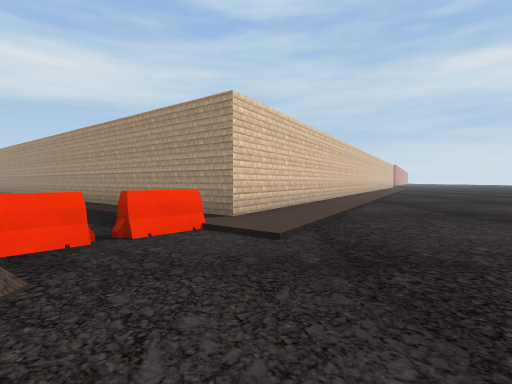
[1] (above)

23 first-person views from a walk through a 3-D level made in the Unity game engine. The camera is 1.2 m above the floor, tilts 2° down and sees 80° across. The floor is counted in squares, 2 m on a side. Each view is taken from the middle of a square. On the plan, view 1 faces up. The plan holds only what a view shows up to about 9 squares ahead; the rest is blank. The place goes on beyond the plan.

[2]
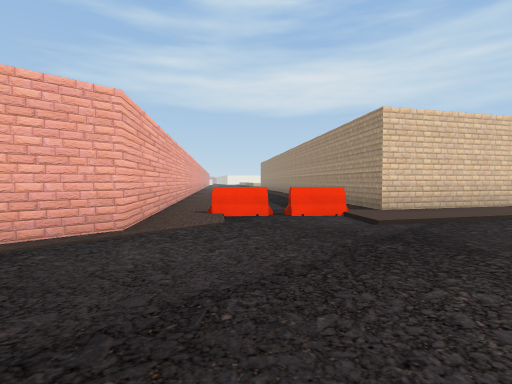

[3]
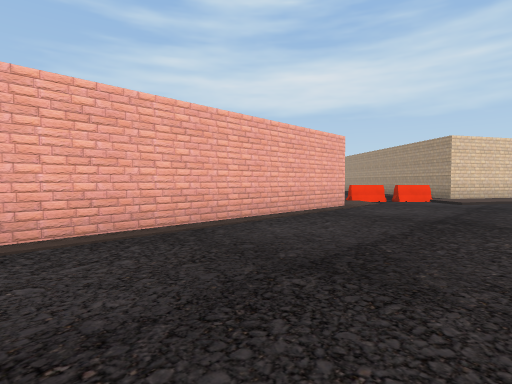

[4]
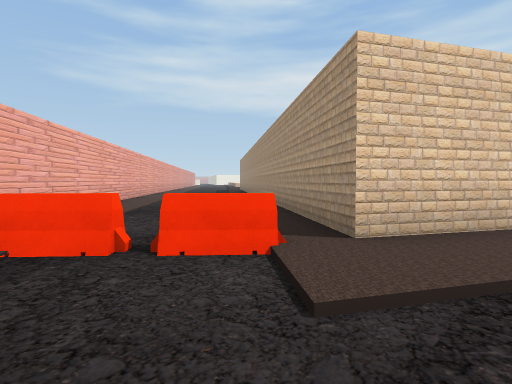

[5]
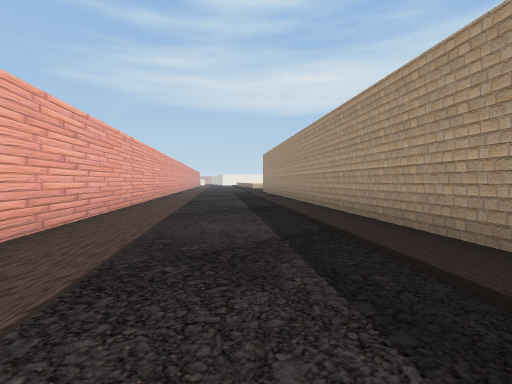

[6]
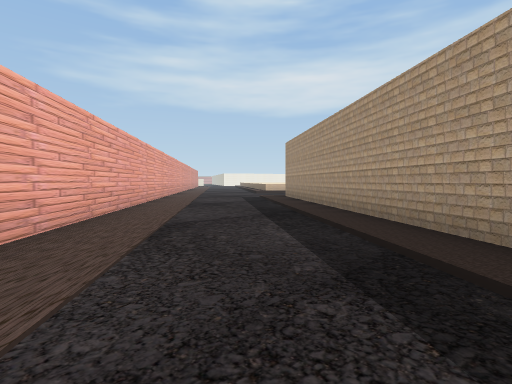

[7]
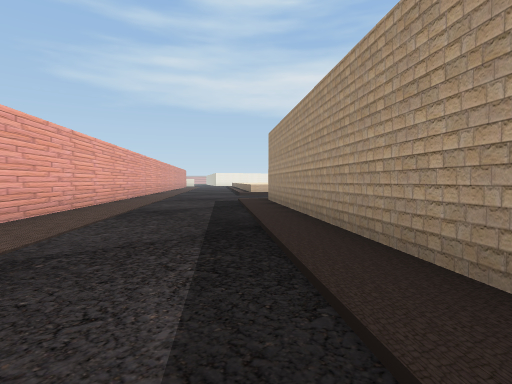

[8]
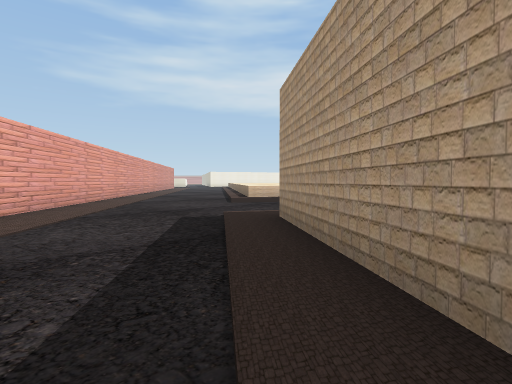

[9]
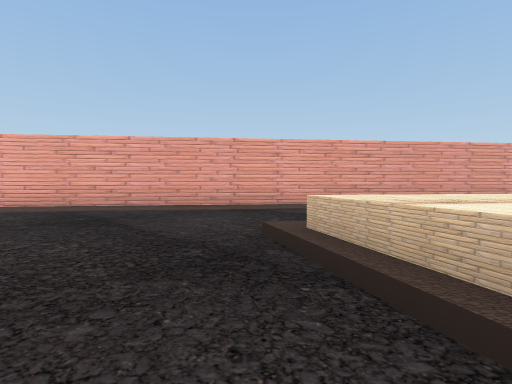

[10]
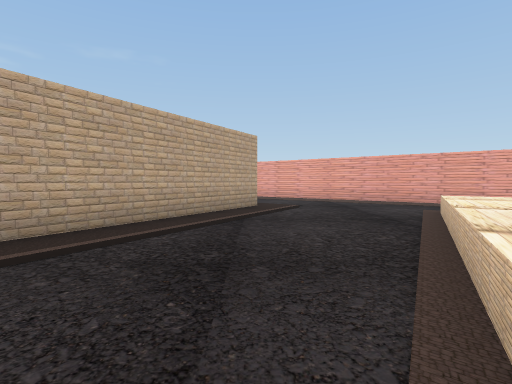

[11]
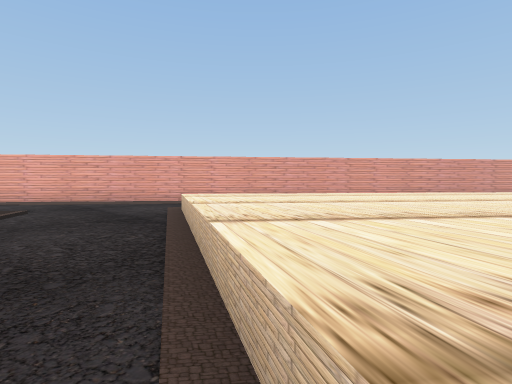

[12]
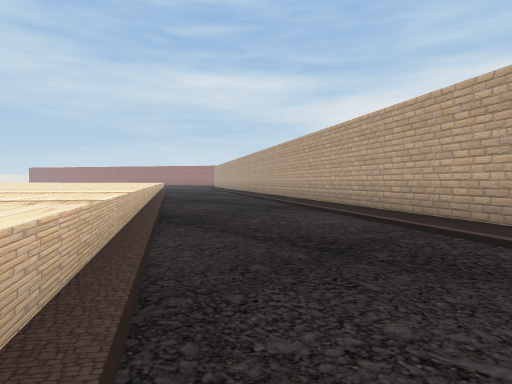

[13]
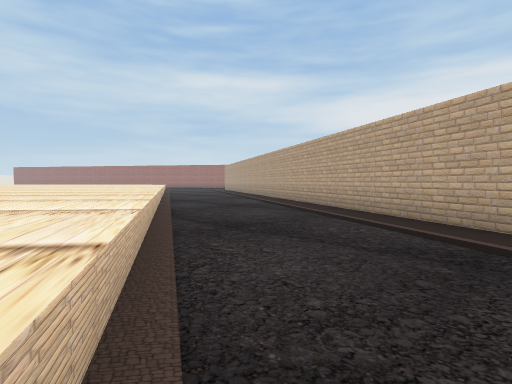

[14]
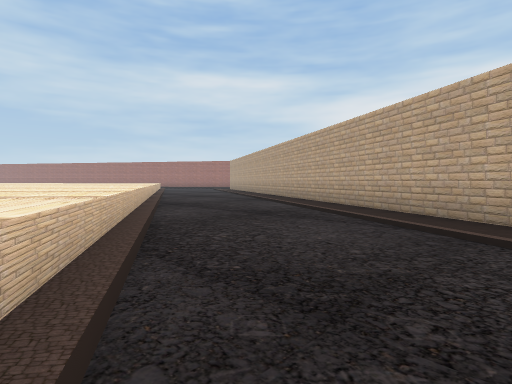

[15]
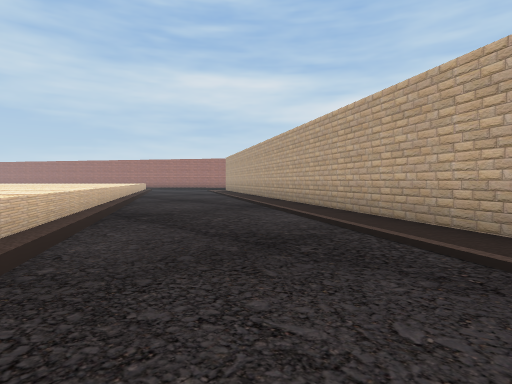

[16]
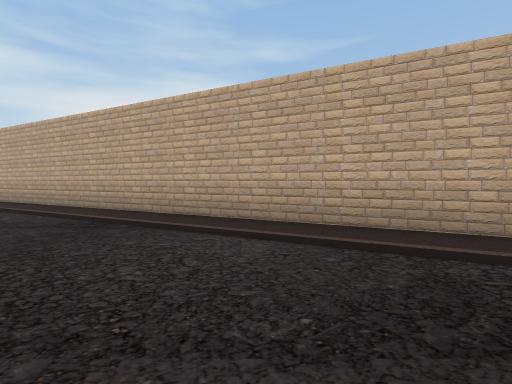

[17]
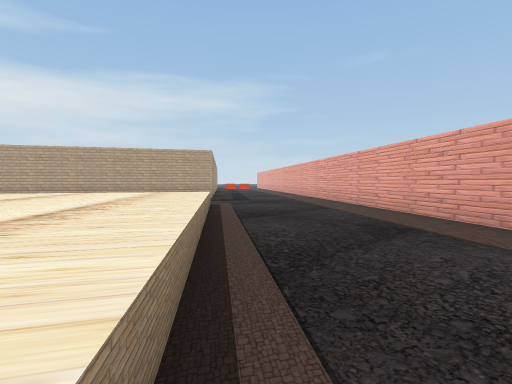

[18]
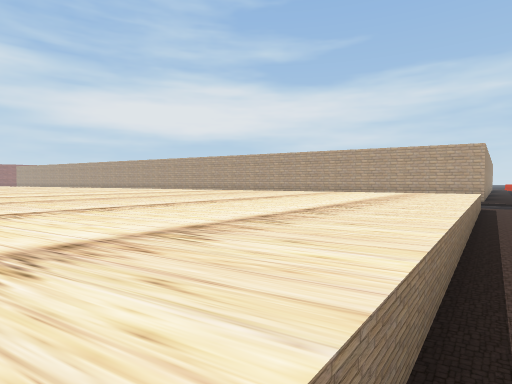

[19]
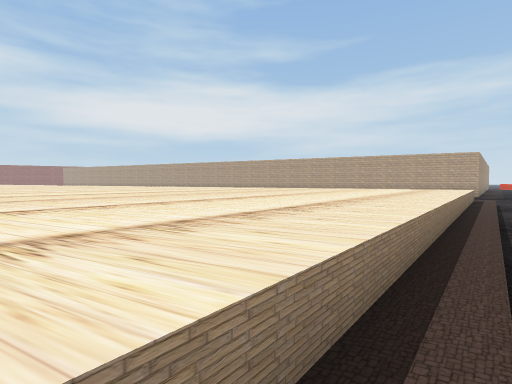

[20]
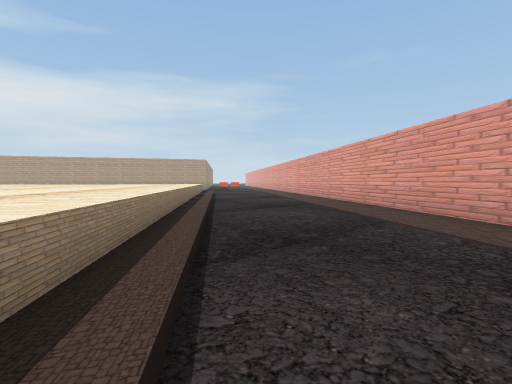

[21]
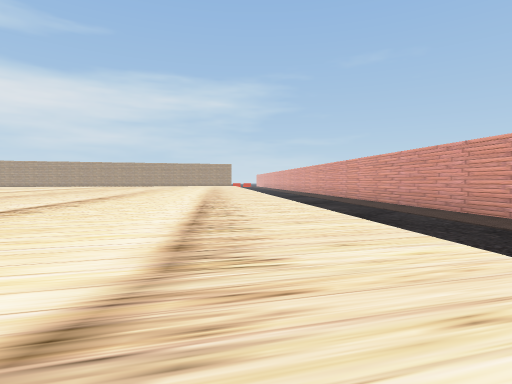

[22]
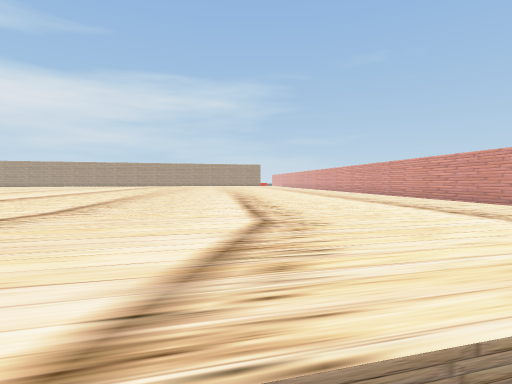

[23]
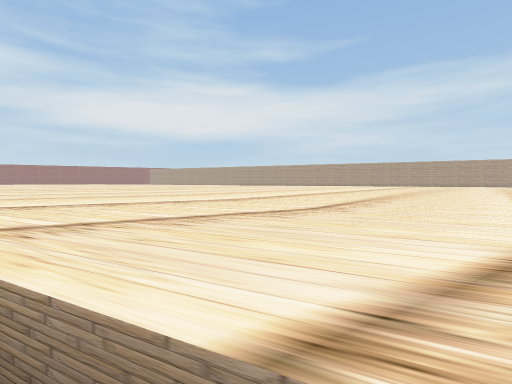

### Floor plan
Key: @ floor where view 1 was taken; # wall or solid block; . main floor; : floor 0.25 m higher than the main floor; / step, stairs or slope; ^ raised ledge; B block.
Columns run from 31 left of view 1 to 2 right of it. Each row starts with its distance up from view 1.
 36       ^^^^          ^ ^^....:#
 35     ^^^^^^        ^ ^^^^.../##
 34    ^^^^^^^        ^^^^^.../:#
 33   ^^^^^^^^        ^^^^/.../##
 32  /^^^^^^^^  ^     ^^^^.../:#
 31  ^^^^^^^^^^^^     ^^^....:##
 30 /^^^^^^^^^^^^  ^ ^^^^.../##
 29 ^^^^^^^^^^^^^  ^^^^^....:#
 28 /^^^^^^^^^^^^^^^^^^^.../##
 27  /^^^^^^^^^^^^^^^^^.../:#
 26 .../^^^^^^^^^^^^^^^.../##
 25 ..../^^^^^^^^^^^^^.../:#
 24  ..../^^^^^^^^^^^/...:##
 23  ...../:^^^^^^^^^.../##
 22  #....../^^^^^^^....:#
 21  ###...../^^^^^^.../##
 20    ##...../^^^^....:#
 19     ##....../^^.../##
 18      ###.....//../:#
 17        ##......../##
 16         ##....../##
 15          ##...../:##
 14           ###...../##
 13             ##...../###
 12              ##...../:##
 11               ###..../:##
 10                 ##...../##
  9                  ##...../###    ##
  8                   ##...../:##   #:
  7                    ###..../:## ##:
  6                      ##...../###:/
  5                       ##...../##/.
  4                        ###....B:/.
  3                          ##..BB/..
  2                           ##./....
  1                            ##.....
  0                             ##.@..
 -1                              #....
 -2                              #....
 -3                              #....
 -4                              #....
 -5                              #....
 -6                              #....

Where each view was taken, in squares from view 1:
view 1: 0 up, 0 right, facing up
view 2: 1 down, 2 right, facing up-left
view 3: 6 down, 2 right, facing up-left
view 4: 2 up, 1 right, facing up-left
view 5: 4 up, 3 left, facing up-left
view 6: 7 up, 7 left, facing up-left
view 7: 9 up, 8 left, facing up-left
view 8: 12 up, 11 left, facing up-left
view 9: 20 up, 15 left, facing down-left
view 10: 24 up, 14 left, facing down
view 11: 24 up, 14 left, facing down-left
view 12: 20 up, 16 left, facing up-right
view 13: 24 up, 14 left, facing up-right
view 14: 27 up, 12 left, facing up-right
view 15: 29 up, 10 left, facing up-right
view 16: 32 up, 9 left, facing right
view 17: 23 up, 24 left, facing down-right
view 18: 23 up, 24 left, facing right
view 19: 25 up, 27 left, facing right
view 20: 27 up, 30 left, facing down-right
view 21: 30 up, 31 left, facing down-right
view 22: 32 up, 30 left, facing down-right
view 23: 32 up, 30 left, facing right
